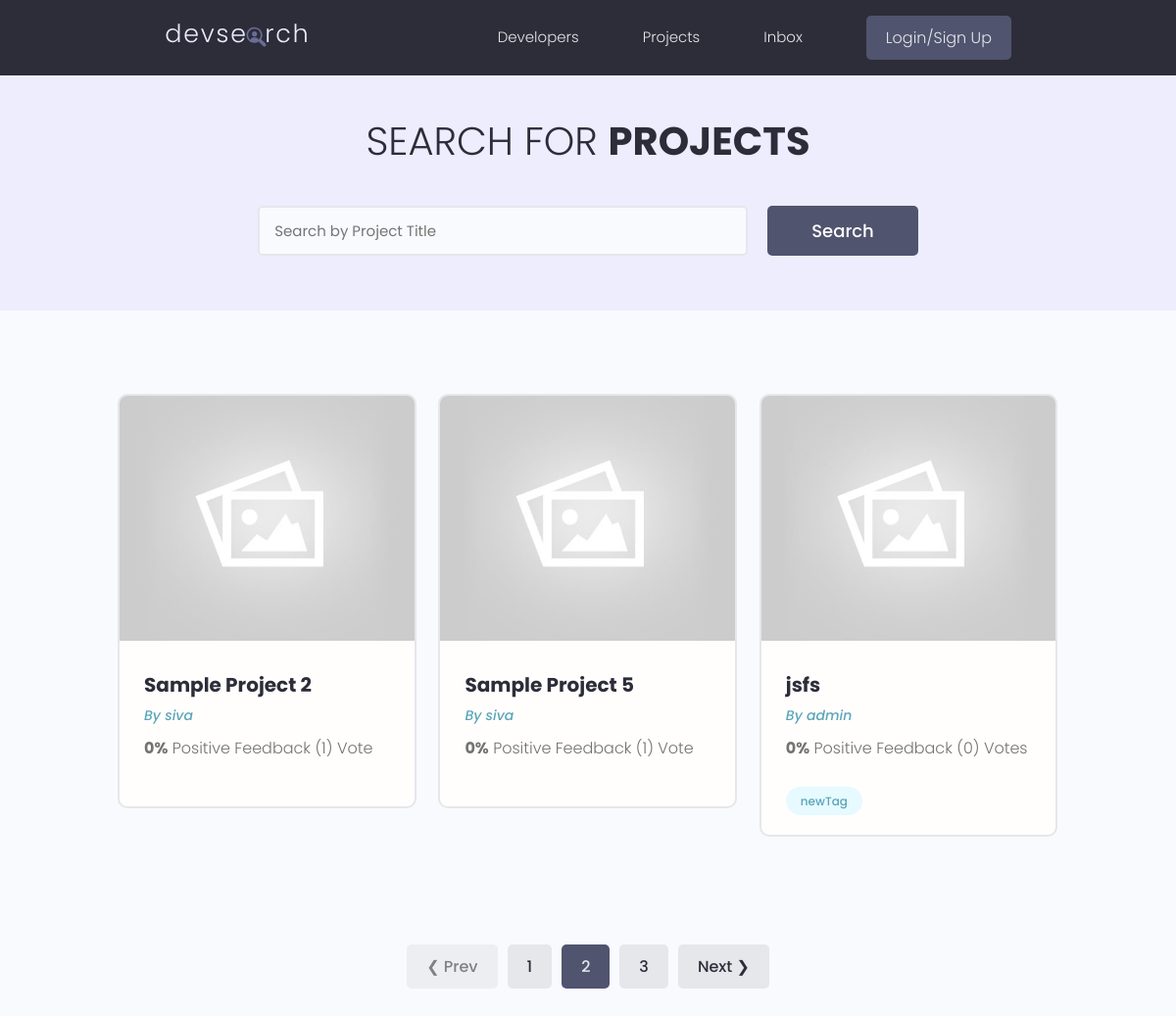
Screenshot of /projects/?page=2 with the database file from the repository.
### Projects/models.py (models this page shows, shortened)
class Project(models.Model):
    author = models.ForeignKey(User,on_delete=models.CASCADE)
    title = models.CharField(max_length=200)
    featured_image = models.ImageField(null=True,blank=True,default="default.jpg",upload_to="")
    description = models.CharField(max_length=2000,null=True,blank=True)
    demo_link = models.CharField(max_length=20000,null=True,blank=True)
    source_link = models.CharField(max_length=20000,null=True,blank=True)
    id = models.UUIDField(default=uuid.uuid4,unique=True,editable=False,primary_key=True)
    votes_ratio = models.IntegerField(default=0,null=True,blank=True)
    votes_count = models.IntegerField(default=0,null=True,blank=True)
    tags = models.ManyToManyField(Tags,blank=True)
    created = models.DateTimeField(auto_created=True,auto_now=True)
    class Meta:
        ordering = ['-votes_ratio','-votes_count','-created']
    @property
    def imageURL(self):
        try:
            url = self.featured_image.url
        except:
            url = ""
        return url

class Tags(models.Model):
    name = models.CharField(max_length = 100)
    created = models.DateTimeField(auto_created=True,auto_now=True)
    id = models.UUIDField(default=uuid.uuid4,unique=True,editable=False,primary_key=True)
    def __str__(self):
        return self.name

### Projects/views.py (the view)
# urls.py: path('',views.projectsPage,name="projects"),
def projectsPage(request):
    projects,search_query = searchProjects(request)
    paginator,count_range,projects = getPagination(request,projects)
    return render(request,'Projects/projects.html',{"projects":projects,"search_query":search_query,"paginator":paginator,"count_range":count_range})

### Projects/utils.py (called while the page is built)
def searchProjects(request):
    search_query=""
    if request.method == "GET":
        search_query = request.GET.get("search_query","")
    print(search_query)
    tags = Tags.objects.filter(name__icontains = search_query)
    projects = Project.objects.distinct().filter(
        Q(title__icontains=search_query) | Q(author__username__icontains=search_query)|Q(tags__in=tags)|Q(description__icontains=search_query)
    )
    return projects,search_query

def getPagination(request,projects):
    projects = projects
    page = 1
    if request.GET.get('page'):
        page = request.GET.get('page')
    totalInstances = 3
    paginator = Paginator(projects,totalInstances)
    try:
        projects = paginator.page(page)
    except PageNotAnInteger:
        page = 1
        projects = paginator.page(page)
    except EmptyPage:
        page = paginator.num_pages
        projects = paginator.page(page)
    leftIndex = int(page) - 4
    rightIndex = int(page) + 3
    if leftIndex < 1:
        leftIndex = 1
    if rightIndex > paginator.num_pages:
        rightIndex = paginator.num_pages+1
    count_range = range(leftIndex,rightIndex)
    return paginator,count_range,projects

### Projects/templates/Projects/projects.html (shortened to what this page needs)
{% extends 'main.html' %}
{% block content %}
<main class="projects">
    <section class="hero-section text-center">
        <div class="container container--narrow">
            <div class="hero-section__box">
                <h2>Search for <span>Projects</span></h2>
            </div>
            <div class="hero-section__search">
                <form id='searchForm' class="form" action="{% url 'projects' %}" method="get">
                    <div class="form__field">
                        <input class="input input--text" id="formInput#search" type="text" name="search_query"
                            placeholder="Search by Project Title" value="{{search_query}}" />
                    </div>
                    <input class="btn btn--sub btn--lg" type="submit" value="Search" />
                </form>
            </div>
        </div>
    </section>
    <section class="projectsList">
        <div class="container">
            <div class="grid grid--three">
                {% for project in projects %}
                <div class="column">
                    <div class="card project">
                        <a href="{% url 'project' project.id %}" class="project">
                            <img class="project__thumbnail" src="{{ project.imageURL }}" alt="project thumbnail" />
                            <div class="card__body">
                                <h3 class="project__title">{{project.title}}</h3>
                                <p><a class="project__author" href="{% url 'user-profile' project.author.profile.id %}">By
                                        {{project.author.username}}</a>
                                </p>
                                <p class="project--rating">
                                    <span style="font-weight: bold;">{{project.votes_ratio}}%</span> Positive
                                    Feedback ({{project.votes_count}}) Vote{{project.votes_count|pluralize:"s"}}
                                </p>
                                <div class="project__tags">
                                    {% for tag in project.tags.all %}
                                    <span class="tag tag--pill tag--main">
                                        <small>{{tag}}</small>
                                    </span>
                                    {% endfor %}
                                </div>
                            </div>
                        </a>
                    </div>
                </div>
                {% endfor %}
            </div>
        </div>
    </section>
    <footer>
        {% if projects.has_other_pages %}
    <div class="pagination">
        <ul class="container">
        {% if projects.has_previous %}
          <li><a href="?page={{projects.previous_page_number}}" class="page-link btn btn--disabled" data-page="{{projects.previous_page_number}}">&#10094; Prev</a></li>
        {% endif %}
        {% for page in count_range %}
        {% if page == projects.number %}
          <li><a href="?page={{page}}" class="btn btn--sub page-link" data-page="{{page}}">{{page}}</a></li>
        {% else %}
          <li><a href="?page={{page}}" class="btn page-link" data-page="{{page}}">{{page}}</a></li>
        {% endif %}
        {% endfor %}
        {% if projects.has_next %}
          <li><a href="?page={{projects.next_page_number}}" class="btn page-link" data-page="{{projects.next_page_number}}">Next &#10095;</a></li>
        {% endif %}
        </ul>
    </div>
    {% endif %}
    </footer>
</main>
{% endblock content %}

### static/styles/app.css (style rules this page uses)
:root { --color-sub: #2d2d39; }
.btn--sub { background-color: var(--color-sub-light); }
.card { border: 2px solid var(--color-light); }
img { width: 100%; }
.hero-section { height: 40vh; display: flex; align-items: center; background-color: var(--color-sub); }
.hero-section__box { margin-bottom: 4rem; }
.hero-section__box > h2, .hero-section__box > h2 > span { font-size: 4rem; color: var(--color-light); line-height: 1.3; text-transform: uppercase; }
.hero-section__box > h2 { font-weight: 300; }
.hero-section__box > h2 > span { font-weight: 700; }
.hero-section__search > .form { display: flex; align-items: center; justify-content: center; gap: 2rem; }
.hero-section__search > .form input.input--text { width: 50rem; }
.pagination { margin-top: 8rem; margin-bottom: 10rem; }
.pagination > ul { flex-wrap: wrap; list-style: none; display: flex; align-items: center; justify-content: center; gap: 1rem; }
.pagination .btn { color: var(--color-sub); }
.pagination .btn.btn--sub { color: var(--color-light); }
.project__author { font-size: 1.4rem; font-style: italic; }
.project--rating { margin-bottom: 1.6em; margin-top: .5em; }
.projects > .hero-section { background: var(--color-sub-lighter); height: 30vh; }
.projects .hero-section__box { margin-bottom: 2.5rem; }
.projects .hero-section__box > h2 { color: var(--color-sub); }
.projects .hero-section__box > h2 > span { font-weight: 700; color: var(--color-sub); }
.projectsList { margin-top: 8rem; }
.project__thumbnail { height: 25rem; object-fit: cover; object-position: top center; }
.project__title { font-size: 2rem; font-weight: 700; color: var(--color-sub); }

### static/uikit/styles/modules/_variables.css (style rules this page uses)
:root { --color-main: #5aa5b9; --color-main-light: #e6faff; --color-sub: #3f4156; --color-sub-light: #51546e; --color-sub-lighter: #ededfd; --color-text: #737373; --color-gray: #8b8b8b; --color-light: #e5e7eb; --color-light-gray: #767676; --color-bg: #f8fafd; --color-white: #fffefd; --color-white-light: #f3f3f3; --color-success: #359e64; --color-success-bg: #def8e8; --color-error: #fc4b0b; --color-error-bg: #fff2ee; --font-base: 'Poppins', arial, helvetica, 'Segoe UI', roboto, ubuntu, sans-serif; --font-monospace: 'Fira Code', 'Courier New', courier, monospace; --font-regular: 300; --font-medium: 500; --font-bold: 700; --generic-shadow: 1px 1px 5px #00000010; --generic-transition: all 0.3s ease-in-out; }

### static/uikit/styles/modules/_base.css (style rules this page uses)
* { margin: 0; padding: 0; box-sizing: border-box; text-rendering: optimizeLegibility; color: inherit; font-size: inherit; }
html { font-size: 50%; }
@media only screen and (min-width: 480px) { html { font-size: 56.25%; } }
@media only screen and (min-width: 1200px) { html { font-size: 62.5%; } }
body { line-height: 1.6; font-weight: 400; font-size: 1.5rem; color: var(--color-text); background-color: var(--color-bg); min-height: 100vh; }

### static/uikit/styles/modules/_typography.css (style rules this page uses)
* { font-family: var(--font-base); }
h2 { font-size: 3.6rem; font-weight: var(--font-bold); }
h3 { font-size: 3.2rem; font-weight: var(--font-medium); }
p, span, strong { font-size: 1.6rem; color: var(--color-text); font-weight: var(--font-regular); }
a { padding-bottom: 2px; text-decoration: none; display: inline-block; color: var(--color-main); font-weight: var(--font-medium); }

### static/uikit/styles/modules/_utilities.css (style rules this page uses)
.container { width: 92%; max-width: 165rem; margin: 0 auto; box-sizing: border-box; }
.container--narrow { width: 92%; max-width: 120rem; }
@media screen and (min-width: 1000px) { .container { width: 90%; } }
@media screen and (min-width: 1000px) { .container--narrow { width: 85%; } }
@media screen and (min-width: 1200px) { .container { width: 80%; } }
@media screen and (min-width: 1200px) { .container--narrow { width: 72%; } }
.text-center { text-align: center; }

### static/uikit/styles/modules/_button.css (style rules this page uses)
.btn { display: inline-block; position: relative; cursor: pointer; background-color: var(--color-light); font-weight: var(--font-medium); color: var(--color-sub); text-decoration: none; padding: 1rem 2rem; border-radius: 0.5rem; border: none; width: -webkit-fit-content; width: -moz-fit-content; width: fit-content; height: -webkit-fit-content; height: -moz-fit-content; height: fit-content; font-size: 1.6rem; outline-width: 0; outline-color: transparent; -webkit-backface-visibility: hidden; backface-visibility: hidden; transition: all 0.3s ease-in-out; }
.btn:disabled, .btn--disabled { cursor: not-allowed; opacity: 0.6; }
.btn--sub { background-color: var(--color-sub); color: var(--color-white); }
.btn--lg { font-size: 1.8rem; padding: 1.2rem 4.5rem; }

### rows the page displays
Project: imageURL (placeholder picture), title "Sample Project 2", author.username "siva", votes_ratio "0", votes_count "1"
Project: imageURL (placeholder picture), title "Sample Project 5", author.username "siva", votes_ratio "0", votes_count "1"
Project: imageURL (placeholder picture), title "jsfs", author.username "admin", votes_ratio "0", votes_count "0"
Tags: name "newTag"

### other values shown
{{ page }} "1" "3"
{{ page }} "2"
